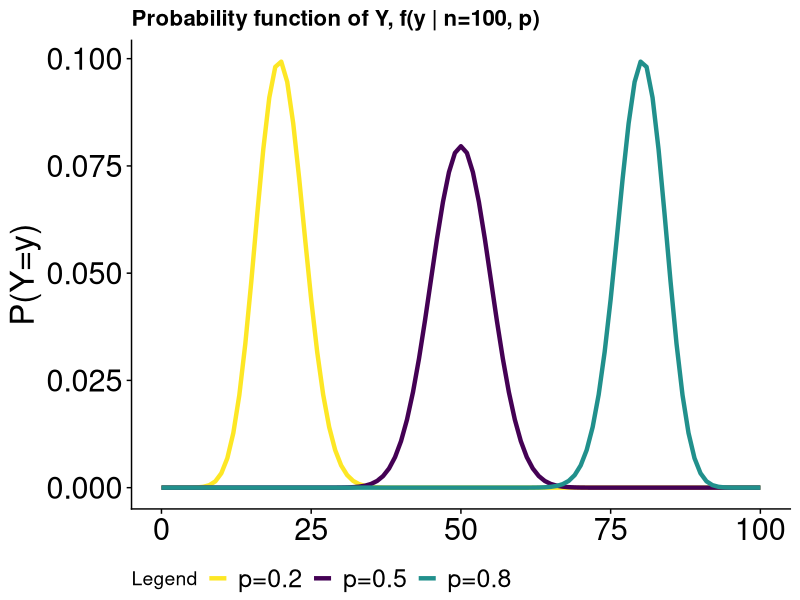

Recreate this plot in R.
## ---- chunk 1
library("tidyverse", "knitr")

d1 = 1:6
d2 = 1:6

Y = NULL
for (i in d1) {
  for (j in d2) {
    sum_ij = i + j
    Y <- c(Y,sum_ij)
  }
}

ditrib_Y <- table(Y) %>% as_tibble() %>% mutate(p=round(n/sum(n),2)) %>% select(-n)
names(ditrib_Y) <- c("y","P(Y=y)") 
knitr::kable(ditrib_Y, format = "markdown", align = 'lc')
## ---- chunk 2
set.seed(12345)
moneda <- rbinom(n=1, size=1, p=0.7)
print(moneda)
## ---- chunk 3
set.seed(12345)
monedas <- rbinom(n=100, size=1, p=0.7)
print(monedas)
## ---- chunk 4
# Probability of getting 5 successes out of 10 trials if probability of success is 0.9 

#Manually
choose(10,5)*(0.9^5)*(0.1^5) 

# Using random variable distribution functions
dbinom(x=5,size=10,prob=0.9)
## ---- chunk 5
library("cowplot")
theme_set(theme_cowplot())

plot <- ggplot(data = data.frame(y = 0), mapping = aes(Y = y), )
binom_distrib <- function(p,n,y) choose(n,y)*(p^(y))*((1-p)^(n-y))

plot <- plot + stat_function(fun = binom_distrib, args = list(n= 100, p= 0.2), aes(color="red"), size=1.5) +
  stat_function(fun = binom_distrib, args = list(n= 100,p=0.5), aes(color="blue"), size=1.5) +
  stat_function(fun = binom_distrib, args = list(n= 100,p=0.8), aes(color="green"), size=1.5) +
  xlim(0,100) + labs(y="P(Y=y)", title="Probability function of Y, f(y | n=100, p)") +
     scale_color_viridis_d( name = "Legend",
                          breaks = c("red", "blue", "green"),
                          labels = c("p=0.2", "p=0.5", "p=0.8"),
                          guide = "legend") +
      theme(axis.text.y = element_text(size = 22), axis.text.x = element_text(size = 22),
      axis.title.y = element_text(size = 24), axis.title.x = element_text(size = 24), 
      legend.text = element_text(size = 18), legend.position="bottom") 

print(plot)
